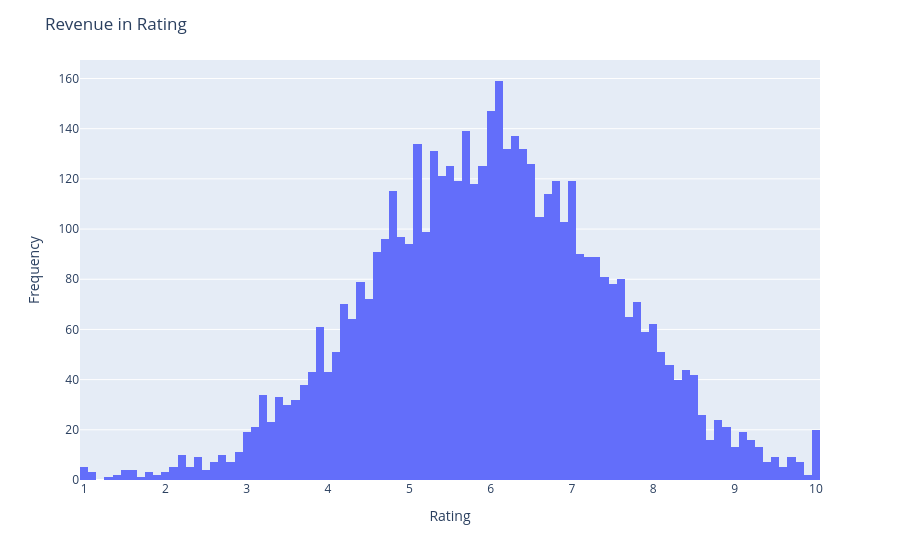

Notebook cell for this chart:
### Code cell
fig =  px.histogram(
    data_frame= df,
    x='rating'
)

fig.update_layout(
    title ='Revenue in Rating',
    yaxis_title='Frequency',
    xaxis_title='Rating'
)

fig.show()

### Figure 1 — Plotly figure (JSON) as saved in the notebook; plotly's stock layout.template omitted (floating-point values rounded to 4 significant figures; data arrays with more than 128 entries replaced by an {"elided": "..."} marker saying what was removed)
{"data": [{"bingroup": "x", "hovertemplate": "rating=%{x}<br>count=%{y}<extra></extra>", "legendgroup": "", "marker": {"color": "#636efa", "pattern": {"shape": ""}}, "name": "", "orientation": "v", "showlegend": false, "type": "histogram", "x": {"elided": "5000 float values"}, "xaxis": "x", "yaxis": "y"}], "layout": {"barmode": "relative", "legend": {"tracegroupgap": 0}, "margin": {"t": 60}, "title": {"text": "Revenue in Rating"}, "xaxis": {"anchor": "y", "domain": [0, 1], "title": {"text": "Rating"}}, "yaxis": {"anchor": "x", "domain": [0, 1], "title": {"text": "Frequency"}}}}
